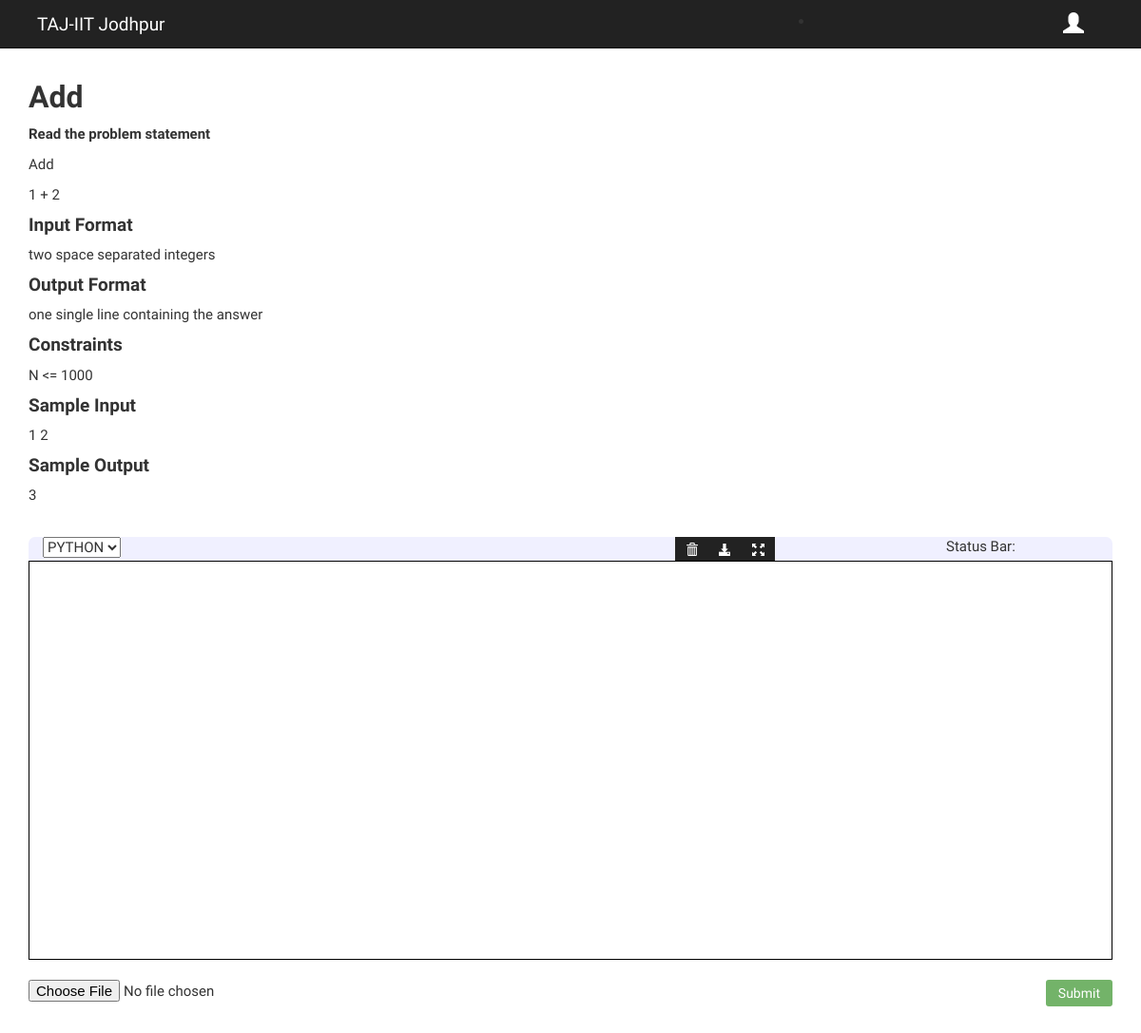
Screenshot of /judge/1/problem/1/ (signed in) with the database file from the repository.
### apps/judge/models.py (models this page shows, shortened)
class Problem(models.Model):
    contest = models.ForeignKey(Contest)
    problemSetter = models.CharField(max_length=200)
    problemTitle = models.CharField(max_length=200)
    problemStatement = RichTextField(config_name='awesome_ckeditor')
    testInput = models.FileField(upload_to='testInput')
    testOutput = models.FileField(upload_to='testOutput')
    timeLimit = models.PositiveSmallIntegerField()
    languagesAllowed = models.CommaSeparatedIntegerField(max_length=200)
    inputFormat = RichTextField(config_name='awesome_ckeditor')
    outputFormat = RichTextField(config_name='awesome_ckeditor')
    constraints = RichTextField(config_name='awesome_ckeditor')
    sampleInput = RichTextField(config_name='awesome_ckeditor')
    sampleOutput = RichTextField(config_name='awesome_ckeditor')
    solvedBy = models.PositiveSmallIntegerField(default=0)
    tags = TaggableManager()

### apps/judge/views.py (the view)
# urls.py: url(r'^(?P<contestId>\d+)/problem/(?P<problemId>\d+)/$', views.problem, name='index'),
@login_required
def problem(request, contestId, problemId):
    contest = Contest.objects.get(id = contestId)
    problem = Problem.objects.filter(contest_id=contestId, id=problemId)
    language = Language.objects.all()
    return render(request, 'users/problem.html', {'problem': problem, 'language':language})

### templates/users/problem.html (shortened to what this page needs)
{% include "users/base.html" %}
{% load staticfiles %}
<link rel="stylesheet" type="text/css" href="{% static 'css/ace.css' %}" />
<link rel="stylesheet" type="text/css" href="{% static 'css/custom.css' %}" />
<body>
    {% include "includes/navbar.html" %}
    <br><br><br>
    <div class="container-fluid">
        <div class="row-fluid">
            <div class="col-md-12">
            {% for problems in problem %}
                <h2><b> {{problems.problemTitle}} </b></h2>
                <p><b>Read the problem statement</b></p>
                {{problems.problemStatement | safe }}
                <h4><b>Input Format</b></h4>
                <p>{{problems.inputFormat | safe }}</p>
                <h4><b>Output Format</b></h4>
                <p>{{problems.outputFormat | safe }}</p>
                <h4><b>Constraints</b></h4>
                <p>{{problems.constraints | safe }}</p>
                <h4><b>Sample Input</b></h4>
                <p>{{problems.sampleInput | safe }}</p>
                <h4><b>Sample Output</b></h4>
                <p>{{problems.sampleOutput | safe }}</p>
            </div>
            <div class="col-md-12" style="margin-bottom:50px;">
                <br>
                <div id = "editor-statusbar">
                    <div class = "col-md-3">
                        <select id="lid">
                            {% for l in language %}
                                <option value="{{l.extension}}">{{l.language}}</option>
                            {% endfor %}
                        </select>
                    </div>
                    <div class = "col-md-4"></div>
                    <div class = "col-md-3">
                        <a id="clear-code" class="btn btn-default btn-sm pull-left"><span class="glyphicon glyphicon-trash"></span></a>
                        <a id="download-code" class="btn btn-default btn-sm pull-left"><span class="glyphicon glyphicon-download-alt"></span></a>
                        <a id="full" class="btn btn-default btn-sm"><span class="glyphicon glyphicon-fullscreen"></span></a>
                    </div>
                    <div class = "col-md-2">
                        <div id="ace-statusbar">Status Bar: </div>
                    </div>
                </div>
                <form method="POST">{% csrf_token %}
                    <div id="editorContainer">
                        <div id="editor" name="solutionBox" id="solutionBox"></div>
                    </div>
                    <br>
                    <input type = "file" class = "pull-left" id = "code-uploader">
                    <input type="submit" class="button nice-button btn-green pull-right" value="Submit" id="run-code">
                </form>
            </div>
            {% endfor %}
        </div>
    </div>
</body>

### static/css/custom.css (style rules this page uses)
.btn-green { background: #73b369; border: 1px solid #73b369; color: #fff; }
.button, .nice-button { padding: 3px 13px; cursor: pointer; color: #fff; text-decoration: none; font-size: 14px; line-height: 22px; text-align: center; min-width: 60px; -webkit-border-radius: 3px; -moz-border-radius: 3px; border-radius: 3px; border: 0; outline: 0; }

### static/css/ace.css (style rules this page uses)
#editorContainer { width: 100%; height: 420px; position: relative; background-color: white; border: 1px solid black; }
#editor { position: absolute; top: 0; right: 0; bottom: 0; left: 0; }
#editor-statusbar { background: #f0f0ff; height: 25px; border-top-left-radius: 7px; border-top-right-radius: 7px; }
#download-code, #clear-code { float: right; }

### rows the page displays
Problem: problemTitle "Add", problemStatement "Add 1 + 2", inputFormat "two space separated integers", outputFormat "one single line containing the answer", constraints "N <= 1000", sampleInput "1 2", sampleOutput "3"

### other values shown
form field value "PYTHON"
